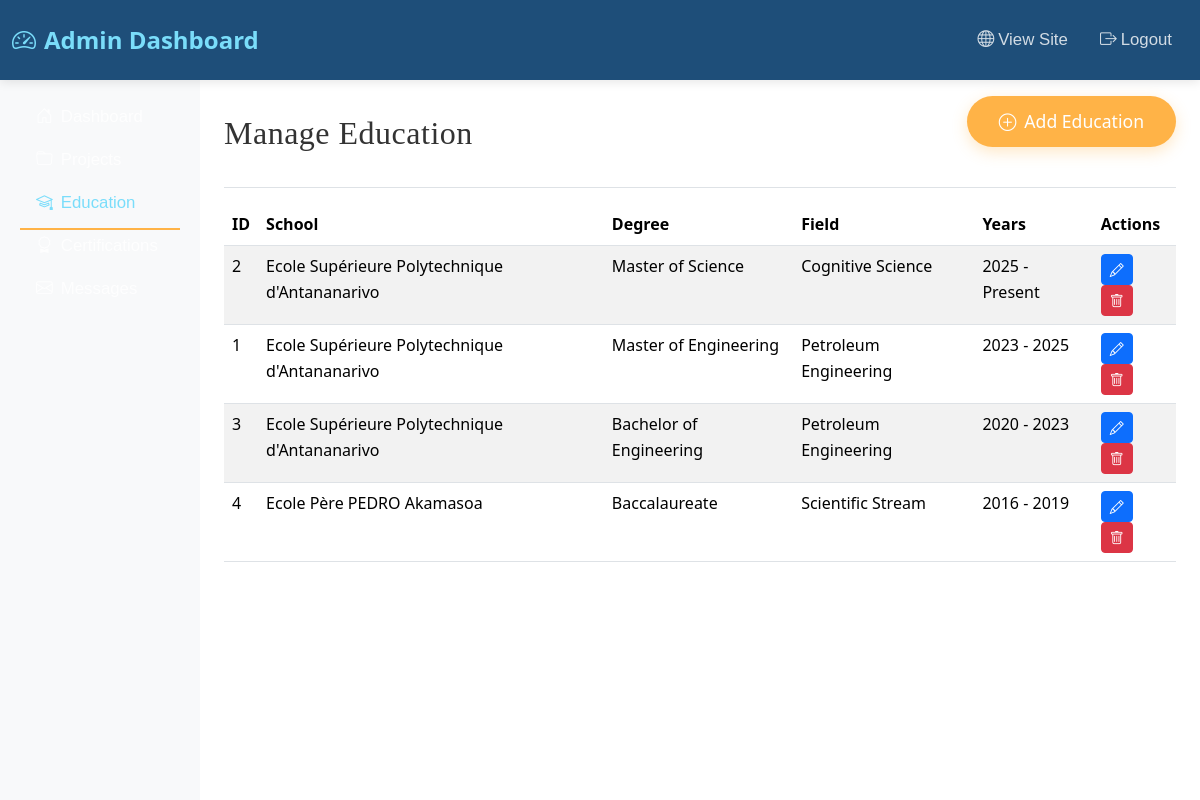
/admin/education (signed in), run on the app's committed database.
### tables this page shows
CREATE TABLE education (
            id INTEGER PRIMARY KEY AUTOINCREMENT,
            school TEXT NOT NULL,
            degree TEXT NOT NULL,
            field TEXT,
            start_year INTEGER NOT NULL,
            end_year INTEGER,
            details TEXT
        );

### app.py (the view)
@app.route('/admin/education')
@login_required
def admin_education():
    conn = get_db()
    education = conn.execute('SELECT * FROM education ORDER BY start_year DESC').fetchall()
    conn.close()
    return render_template('admin/education.html', education=education)

### app.py (called while the page is built)
def get_db():
    conn = sqlite3.connect(DATABASE)
    conn.row_factory = sqlite3.Row
    return conn

def login_required(f):
    @wraps(f)
    def decorated_function(*args, **kwargs):
        if 'admin_logged_in' not in session:
            return redirect(url_for('admin_login'))
        return f(*args, **kwargs)
    return decorated_function

### templates/admin/education.html (shortened to what this page needs)
{% extends "admin/layout.html" %}
{% block content %}
<div class="d-flex justify-content-between flex-wrap flex-md-nowrap align-items-center pt-3 pb-2 mb-3 border-bottom">
    <h1 class="h2">Manage Education</h1>
    <a href="{{ url_for('admin_add_education') }}" class="btn btn-accent">
        <i class="bi bi-plus-circle me-2"></i>Add Education
    </a>
</div>
<div class="table-responsive">
    <table class="table table-striped table-hover">
        <thead style="background-color: var(--secondary-color); color: white;">
            <tr>
                <th>ID</th>
                <th>School</th>
                <th>Degree</th>
                <th>Field</th>
                <th>Years</th>
                <th>Actions</th>
            </tr>
        </thead>
        <tbody>
            {% for edu in education %}
            <tr>
                <td>{{ edu['id'] }}</td>
                <td>{{ edu['school'] }}</td>
                <td>{{ edu['degree'] }}</td>
                <td>{{ edu['field'] }}</td>
                <td>{{ edu['start_year'] }} - {% if edu['end_year'] %}{{ edu['end_year'] }}{% else %}Present{% endif %}</td>
                <td>
                    <a href="{{ url_for('admin_edit_education', id=edu['id']) }}" class="btn btn-sm btn-primary">
                        <i class="bi bi-pencil"></i>
                    </a>
                    <a href="{{ url_for('admin_delete_education', id=edu['id']) }}" class="btn btn-sm btn-danger" onclick="return confirm('Are you sure you want to delete this education record?')">
                        <i class="bi bi-trash"></i>
                    </a>
                </td>
            </tr>
            {% endfor %}
        </tbody>
    </table>
</div>
{% endblock %}

### static/css/style.css (style rules this page uses)
:root { --primary-color: #7ADDFA; --secondary-color: #1E4E79; --accent-color: #FFB347; --light-bg: #f8f9fa; --dark-text: #333; }
body { font-family: "Karla", sans-serif; font-weight: 300; color: var(--dark-text); line-height: 1.65; }
h1, h2, h3, h4, h5, h6 { font-family: "Markazi Text", serif; font-weight: 500; letter-spacing: 0.5px; color: var(--secondary-color); }
h1 { font-size: 4rem; }
* { margin: 0; padding: 0; box-sizing: border-box; }
body { font-family: 'Segoe UI', Tahoma, Geneva, Verdana, sans-serif; color: var(--dark-text); line-height: 1.6; overflow-x: hidden; }
.btn-accent { background-color: var(--accent-color); color: white; border: none; padding: 0.75rem 2rem; font-size: 1.1rem; border-radius: 50px; transition: all 0.3s ease; box-shadow: 0 5px 15px rgba(255, 179, 71, 0.3); margin-bottom: 2rem; }

### data on the page
education: id "2", school "Ecole Supérieure Polytechnique d'Antananarivo", degree "Master of Science", field "Cognitive Science", start_year "2025", end_year "Present"
education: id "1", school "Ecole Supérieure Polytechnique d'Antananarivo", degree "Master of Engineering", field "Petroleum Engineering", start_year "2023", end_year "2025"
education: id "3", school "Ecole Supérieure Polytechnique d'Antananarivo", degree "Bachelor of Engineering", field "Petroleum Engineering", start_year "2020", end_year "2023"
education: id "4", school "Ecole Père PEDRO Akamasoa", degree "Baccalaureate", field "Scientific Stream", start_year "2016", end_year "2019"
